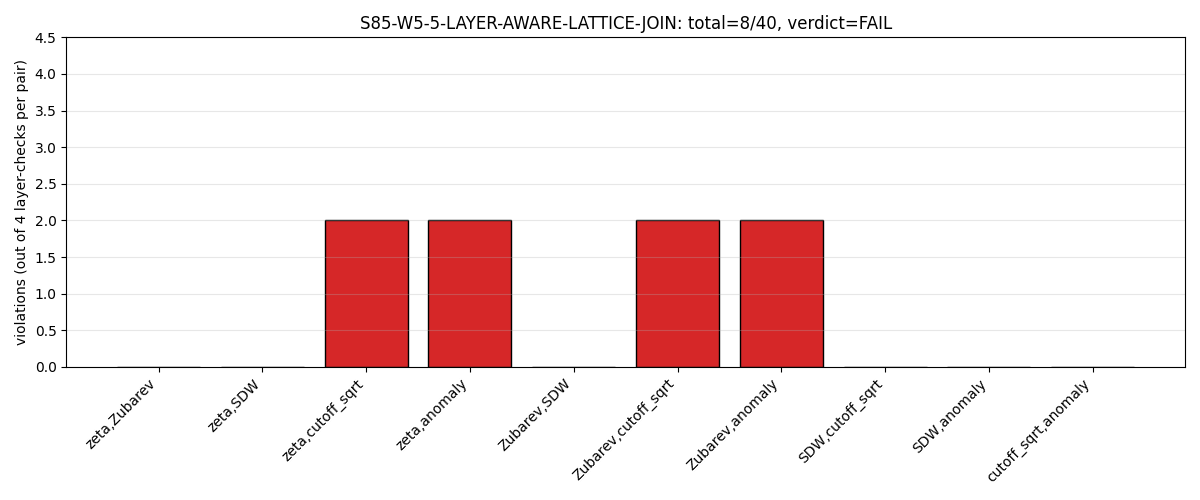

Source code (Python):
#!/usr/bin/env python3
"""
S85 W5-5 S85-W5-5-LAYER-AWARE-LATTICE-JOIN - Functoriality of layer-projection
===============================================================================

Gate: S85-W5-5-LAYER-AWARE-LATTICE-JOIN  ([VERIFY])

Pre-registered threshold (plan §W5-5):
  PASS iff total violation count = 0 across 10 pairs x 4 layers = 40 checks.
  INFO iff violations >= 1 AND all violations involve the L2-SA fringe.
  FAIL iff >=1 non-L2-SA structural violation.

Classification: GEOMETRIC (categorical/lattice-theoretic test on regulator poset).

METHODOLOGY
-----------
W10-116 (S84) not formally landed; per plan "if W10-116 not landed, reconstruct
locally from the S83 three-layer synthesis". Reconstruction:

  - Regulator = (a_n support set, layer label). Atlas:
      zeta        : ({a_4},                    L1-AX)   S83 G3 EN3 axiomatic
      Zubarev     : ({a_4},                    L2-SA)   S83 W1-G1 substrate-action
      SDW         : ({a_4},                    L3-OB)   observable-layer
      cutoff_sqrt : ({a_0, a_2, a_4, a_6},     L3-OB)   observable-layer
      anomaly     : ({a_2, a_4},               L3-OB)   observable-layer
  - Regulator join r1 v r2 = regulator with support = support(r1) U support(r2).
    If union is in the atlas, use the atlas regulator's native layer (topmost
    if ties). If union not in atlas, fall back to layer-join = max-top of
    layer(r1), layer(r2).
  - Layer lattice: L0 = top, L3 = bottom. Layer join = closer to top (smaller rank).
  - Layer-projection Pi_L maps regulator to its native layer label.

Functoriality check: for each (pair, L), is
    [Pi_L(r1 v r2) == L] == [(Pi_L(r1) v Pi_L(r2)) == L] ?

Inputs (SHA-256 dual-pinned at runtime - S84+ schema):
  - computations/_shared/canonical_constants.py
  - sessions/permanent-results-registry.md (S83 three-layer synthesis source)

Output 4-tuple:
  (value=violation_count, scheme=layer-aware-lattice,
   convention=S83-three-layer-synthesis, L_max=3)
"""

from __future__ import annotations

from canonical_constants import *  # noqa: F401,F403

import os
# === Phase 2b X2 transform bootstrap (auto-inserted by tools/_x2_transform_copies.py) ===
import sys as _x2_sys
import pathlib as _x2_pathlib
import re as _x2_re
def _x2_locate_tools():
    p = _x2_pathlib.Path(__file__).resolve()
    for _ in range(8):
        if (p / "tools" / "computation_root.py").is_file():
            return p / "tools"
        p = p.parent
    raise RuntimeError(
        "Phase 2b bootstrap: tools/computation_root.py not found in any "
        "ancestor of " + str(__file__))
_x2_sys.path.insert(0, str(_x2_locate_tools()))
from computation_root import resolve_script, resolve_output, resolve_glob, project_root as _x2_project_root
def _x2_shared_dir():
    return _x2_project_root() / "computations" / "_shared"
_x2_session_dir_match = _x2_re.match(r"^session-(\d+)$",
    _x2_pathlib.Path(__file__).resolve().parent.name)
_x2_self_session = int(_x2_session_dir_match.group(1)) if _x2_session_dir_match else None
# === End X2 bootstrap ===

os.environ.setdefault('OMP_NUM_THREADS', '8')

import hashlib
import json
import sys
import time
import itertools
from pathlib import Path

import numpy as np

PROJECT_ROOT = Path(__file__).resolve().parent.parent
# X2-removed: alias 'SCRIPT_DIR' = ... 'computations' (replaced by tools.computation_root.resolve_*)

SESSION = "S85"                                              # (local)
GATE_ID = "S85-W5-5-LAYER-AWARE-LATTICE-JOIN"                # (local)
SCHEME = "layer-aware-lattice"                                # (local)
CONVENTION = "S83-three-layer-synthesis"                      # (local)
L_MAX = 3                                                     # (local) canonical a_n truncation

OUT_NPZ = resolve_output(85, 's85_w5_5_layer_aware_join.npz')
OUT_PNG = resolve_output(85, 's85_w5_5_layer_aware_join.png')
VERDICT_TXT = resolve_output(85, 's85_gate_verdicts.txt')
CANON_PY = resolve_script(None, 'canonical_constants.py')
REGISTRY_MD = PROJECT_ROOT / "sessions" / "permanent-results-registry.md"
INPUT_FILES = [CANON_PY, REGISTRY_MD]


def sha256_of(path: Path) -> str:
    h = hashlib.sha256()
    try: h.update(path.read_bytes())
    except OSError: return ""
    return h.hexdigest()

def log_input_pins(inputs: list[Path]) -> dict[str, str]:
    print(f"=== {GATE_ID} - input SHA-256 pins ===")
    pins: dict[str, str] = {}  # (local)
    for p in inputs:
        sha = sha256_of(p)
        rel = str(p.relative_to(PROJECT_ROOT)).replace("\\", "/")
        print(f"  {rel}: {sha[:16]}...")
        pins[rel] = sha
    return pins

def closure_hash(pins):
    items = sorted(pins.items()); h = hashlib.sha256()
    for k, v in items: h.update(f"{k}={v}\n".encode("utf-8"))
    return h.hexdigest()

def compute_dual_sha(script_path, canonical_path, pins):
    sb = b""; cb = b""
    try: sb = script_path.read_bytes()
    except OSError: pass
    try: cb = canonical_path.read_bytes()
    except OSError: pass
    pj = json.dumps(dict(sorted(pins.items())), separators=(",", ":"), sort_keys=True).encode("utf-8")
    ha = hashlib.sha256(); ha.update(sb); ha.update(cb); ha.update(pj)
    hc = hashlib.sha256(); hc.update(sb)
    return ha.hexdigest(), hc.hexdigest()


# W10-116 reconstruction: regulator atlas

REG_ATLAS = {
    'zeta':        (frozenset({'a_4'}),                            'L1-AX'),
    'Zubarev':     (frozenset({'a_4'}),                            'L2-SA'),
    'SDW':         (frozenset({'a_4'}),                            'L3-OB'),
    'cutoff_sqrt': (frozenset({'a_0', 'a_2', 'a_4', 'a_6'}),       'L3-OB'),
    'anomaly':     (frozenset({'a_2', 'a_4'}),                     'L3-OB'),
}
LAYER_RANK = {'L0-INT': 0, 'L1-AX': 1, 'L2-SA': 2, 'L3-OB': 3}
LAYERS_TESTED = ['L0-INT', 'L1-AX', 'L2-SA', 'L3-OB']


def layer_join(la: str, lb: str) -> str:
    """Top (smaller rank) is the join (less-refined)."""
    return la if LAYER_RANK[la] <= LAYER_RANK[lb] else lb


def regulator_join(r1: str, r2: str) -> tuple[frozenset, str]:
    """Reconstruction of W10-116 join: support union + atlas-native layer.

    If union support is present in the atlas, assign its layer (topmost candidate,
    preferring in-pair candidates). If union not in atlas, fall back to layer-join
    of the two regulators.
    """
    s1, l1 = REG_ATLAS[r1]
    s2, l2 = REG_ATLAS[r2]
    sup = s1 | s2
    candidates = [(name, lay) for name, (s, lay) in REG_ATLAS.items() if s == sup]
    if candidates:
        candidates.sort(key=lambda x: LAYER_RANK[x[1]])
        for name, lay in candidates:
            if name in (r1, r2):
                return (sup, lay)
        return (sup, candidates[0][1])
    return (sup, layer_join(l1, l2))


def compute() -> dict:
    pair_results = []
    violations = []
    for r1, r2 in itertools.combinations(REG_ATLAS.keys(), 2):
        jsup, jlayer_LHS = regulator_join(r1, r2)
        lay1 = REG_ATLAS[r1][1]
        lay2 = REG_ATLAS[r2][1]
        jlayer_RHS = layer_join(lay1, lay2)

        pair_violations = 0  # (local) per-pair counter
        for L in LAYERS_TESTED:
            lhs_eq = (jlayer_LHS == L)
            rhs_eq = (jlayer_RHS == L)
            if lhs_eq != rhs_eq:
                pair_violations += 1
                violations.append({
                    'pair': (r1, r2),
                    'layer': L,
                    'LHS': jlayer_LHS,
                    'RHS': jlayer_RHS,
                })
        pair_results.append({
            'pair': (r1, r2),
            'LHS_layer': jlayer_LHS,
            'RHS_layer': jlayer_RHS,
            'violations': pair_violations,
        })

    total_violations = sum(p['violations'] for p in pair_results)
    all_involve_L2 = all(
        v['LHS'] == 'L2-SA' or v['RHS'] == 'L2-SA' for v in violations
    ) if violations else True

    return {
        'value': total_violations,
        'pair_results': pair_results,
        'violations': violations,
        'total_violations': total_violations,
        'all_involve_L2': all_involve_L2,
    }


def emit_4tuple(value, scheme, convention, L_max):
    return (f"(value={value!r}, scheme={scheme}, "
            f"convention={convention}, L_max={L_max})")

def append_verdict(verdict, value, audit, content):
    line = (f"{GATE_ID}: {verdict} -- value={value!r} scheme={SCHEME} "
            f"convention={CONVENTION} L_max={L_MAX} "
            f"audit_sha256={audit} content_sha256={content} "
            f"schema_version=S84+\n")
    with VERDICT_TXT.open("a", encoding="utf-8") as fp:
        fp.write(line)

def evaluate_gate(result):
    if result['total_violations'] == 0:
        return "PASS"
    if result['all_involve_L2']:
        return "INFO"
    return "FAIL"


def main() -> int:
    t0 = time.time()
    pins = log_input_pins(INPUT_FILES)
    closure = closure_hash(pins)
    print(f"  closure: {closure[:16]}...")
    audit, content = compute_dual_sha(Path(__file__).resolve(), CANON_PY, pins)
    print(f"  audit_sha256:   {audit[:16]}...")
    print(f"  content_sha256: {content[:16]}...")
    print()

    result = compute()
    verdict = evaluate_gate(result)

    # Persist
    pair_names = [",".join(p['pair']) for p in result['pair_results']]
    lhs_layers = [p['LHS_layer'] for p in result['pair_results']]
    rhs_layers = [p['RHS_layer'] for p in result['pair_results']]
    pair_viol = [p['violations'] for p in result['pair_results']]
    viol_table = np.array(
        [[v['pair'][0], v['pair'][1], v['layer'], v['LHS'], v['RHS']] for v in result['violations']],
        dtype=object,
    ) if result['violations'] else np.array([['NONE'] * 5], dtype=object)
    np.savez(
        OUT_NPZ,
        gate_id=GATE_ID,
        verdict=verdict,
        pair_names=np.array(pair_names),
        LHS_layers=np.array(lhs_layers),
        RHS_layers=np.array(rhs_layers),
        pair_violations=np.array(pair_viol),
        total_violations=result['total_violations'],
        all_involve_L2=result['all_involve_L2'],
        violation_table=viol_table,
    )
    print(f"  saved: {OUT_NPZ.name}")

    try:
        import matplotlib
        matplotlib.use("Agg")
        import matplotlib.pyplot as plt
        fig, ax = plt.subplots(figsize=(12, 5))
        x = range(len(pair_names))
        colors = ['tab:green' if v == 0 else 'tab:red' for v in pair_viol]
        ax.bar(x, pair_viol, color=colors, edgecolor='k')
        ax.set_xticks(list(x))
        ax.set_xticklabels(pair_names, rotation=45, ha='right')
        ax.set_ylabel('violations (out of 4 layer-checks per pair)')
        ax.set_ylim(0, 4.5)
        ax.set_title(f"{GATE_ID}: total={result['total_violations']}/40, verdict={verdict}")
        ax.grid(True, axis='y', alpha=0.3)
        plt.tight_layout()
        plt.savefig(OUT_PNG, dpi=100)
        plt.close(fig)
        print(f"  saved: {OUT_PNG.name}")
    except Exception as e:
        print(f"  plot skipped: {type(e).__name__}: {e}")

    tag = emit_4tuple(result['total_violations'], SCHEME, CONVENTION, L_MAX)
    print(tag)
    append_verdict(verdict, result['total_violations'], audit, content)

    wall = time.time() - t0
    print()
    print(f"=== {GATE_ID} 10-pair functoriality results ===")
    for p in result['pair_results']:
        r1, r2 = p['pair']
        print(f"  ({r1:12s}, {r2:12s})  LHS={p['LHS_layer']:6s}  RHS={p['RHS_layer']:6s}  viol={p['violations']}/4")
    print(f"  total violations: {result['total_violations']}/40")
    print(f"  all_involve_L2: {result['all_involve_L2']}")
    print(f"=== {GATE_ID}: {verdict} (wall {wall:.1f}s) ===")
    return 0


if __name__ == "__main__":
    sys.exit(main())
